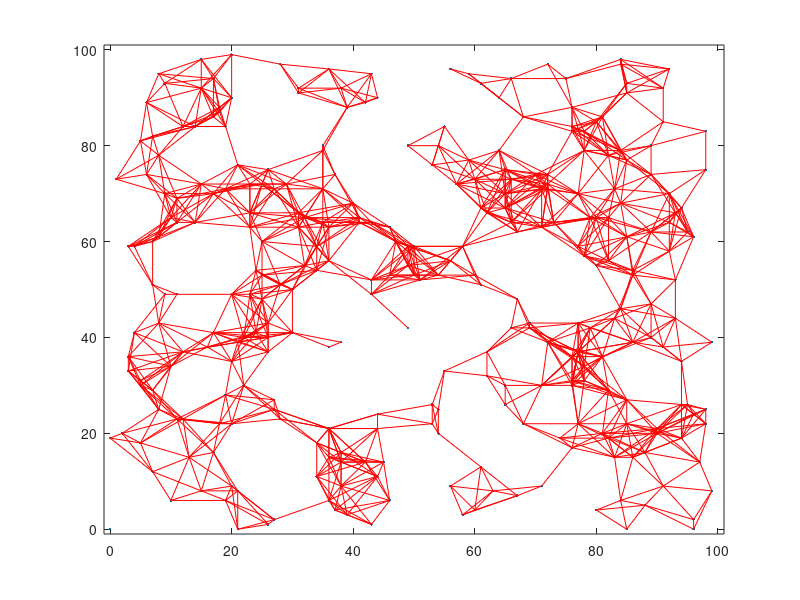

Source code (MATLAB):
clear
close all


ember_num = 300; %hány 'embert' (pontot) akarunk megjeleníteni
meret = 100; %vizsgalt terulet merete
Px = zeros(1,ember_num);
Py = zeros(1,ember_num);
fert_tav = 10;%ilyen távolságon belül fertőződnek az emberek
elek = [];
 
%'emberek' koordinátáit legeneráljuk
for j = 1: ember_num
    x1 = round(rand(1)*meret);
    y1 = round(rand(1)*meret);
    Px(1,j) = x1;
    Py(1,j) = y1;
end

% kiplotolom az embereket
plot(Px, Py, '.');
xlim([-1,meret+1]);
ylim([-1,meret+1]);
hold on
%kuszobertek alatti tavolsagok meghatarozasa, es eleg kozel levo pontok
%osszekotese
for k = 1:ember_num
    for  l =k:ember_num
    % pontok kozotti tavolsagot kiszamolom
    dist = sqrt((Px(k)-Px(l))^2+(Py(k)-Py(l))^2);
        if dist<fert_tav && k~=l
        % a megfelelo vonalak kirajzolasa
        elek = [elek; k l];
        
       
        plot([Px(k),Px(l)], [Py(k),Py(l)], '-','Color','r');


        end
    end
end



